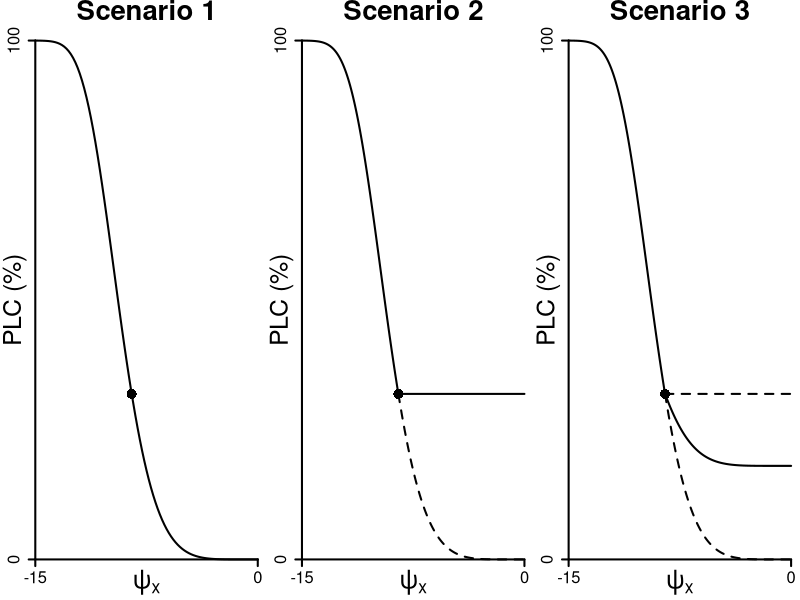

Write the R code that produced this figure.

# PLC(px)
PLCf <- function(px, kxmax=5, c=5.71, d=10.05){
  
  # xylem conductance function
  kxf <- function(x)kxmax*exp(-(-x/d)^c)
  
  kx <- kxf(px)
  res <- (1-kx/kxmax)*100
  return(res)
}

# Figure
windows(18, 6)
par(mgp=c(2.2, 1, 0), lwd=2, mar=c(1.5, 2, 1.5, 0), mfrow=c(1,3))
# Scenario 1
curve(x^2, -15, 0, type="n",
      xaxt="n", yaxt="n",
      xlim=c(-15, 0), ylim=c(0, 100),
      main="Scenario 1",
      xlab=NA, ylab=NA,
      cex.main=2.5, bty="n")
axis(1, xlim=c(-15, 0), at=c(-15, 0), pos=0, lwd=2, cex.axis=1.5)
mtext(expression(psi[x]),side=1,line=0.3, cex=1.5)
axis(2, xlim=c(0, 100), at=c(0, 100), pos=-15, lwd=2, cex.axis=1.5)
mtext("PLC (%)",side=2,line=0.2, cex=1.5)
curve(PLCf, -15, -1e-3, add=T)
points(-8.5, PLCf(-8.5), pch=16, cex=2)
# Scenario 2
curve(x^2, -15, 0, type="n",
      xaxt="n", yaxt="n",
      xlim=c(-15, 0), ylim=c(0, 100),
      main="Scenario 2",
      xlab=NA, ylab=NA,
      cex.main=2.5, bty="n")
axis(1, xlim=c(-15, 0), at=c(-15, 0), pos=0, lwd=2, cex.axis=1.5)
mtext(expression(psi[x]),side=1,line=0.3, cex=1.5)
axis(2, xlim=c(0, 100), at=c(0, 100), pos=-15, lwd=2, cex.axis=1.5)
mtext("PLC (%)",side=2,line=0.2, cex=1.5)
curve(PLCf, -15, -8.5, add=T)
curve(PLCf, -8.5, -1e-3, lty=2, add=T)
curve(PLCf(-8.5)*x^0, -8.5, -1e-3, add=T)
points(-8.5, PLCf(-8.5), pch=16, cex=2)
# Scenario 3
curve(x^2, -15, 0, type="n",
      xaxt="n", yaxt="n",
      xlim=c(-15, 0), ylim=c(0, 100),
      main="Scenario 3",
      xlab=NA, ylab=NA,
      cex.main=2.5, bty="n")
axis(1, xlim=c(-15, 0), at=c(-15, 0), pos=0, lwd=2, cex.axis=1.5)
mtext(expression(psi[x]),side=1,line=0.3, cex=1.5)
axis(2, xlim=c(0, 100), at=c(0, 100), pos=-15, lwd=2, cex.axis=1.5)
mtext("PLC (%)",side=2,line=0.2, cex=1.5)
curve(PLCf, -15, -8.5, add=T)
curve(PLCf, -8.5, -1e-3, lty=2, add=T)
curve(PLCf(-8.5)*x^0, -8.5, -1e-3, lty=2, add=T)
curve(PLCf(-8.5)-(PLCf(-8.5)-PLCf(x))/2.3, -8.5, -1e-3, add=T)
points(-8.5, PLCf(-8.5), pch=16, cex=2)
